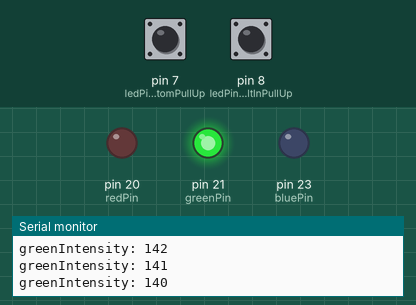
Recording of a sketch running on a simulated Arduino Mega 2560, built with avr-gcc and run on an emulated ATmega2560. Parts: output pins drawn as LEDs (lit = HIGH), the last lines printed to the serial monitor. Dashed ring = blinking. The test bench sets the inputs (shaded band); at power-on: pin 8 (ledPinBuiltInPullUp) HIGH, pin 7 (ledPinCustomPullUp) HIGH.

Above: at 1.2 s.
1.3 s: pin 8 (ledPinBuiltInPullUp) pulled LOW for 0.15 s
At 2.0 s:
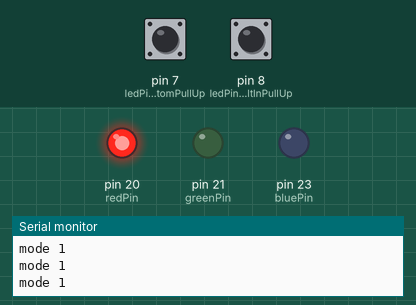
4.4 s: pin 7 (ledPinCustomPullUp) pulled LOW for 0.15 s
At 6.2 s:
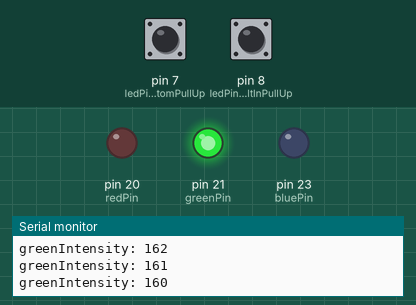
7.5 s: pin 8 (ledPinBuiltInPullUp) pulled LOW for 1 s
At 8.8 s:
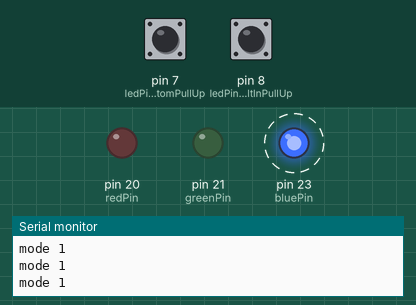
11.5 s: pin 7 (ledPinCustomPullUp) pulsed LOW 5 times (0.12 s each, 0.3 s apart)
At 12.7 s:
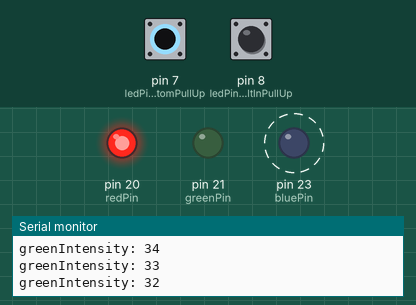
Timing chart, 0 to 21.5 s (numbered marks = the images above; inputs shaded):
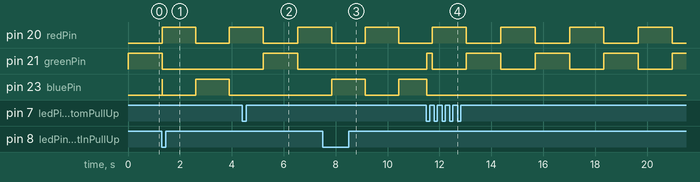

Measured:
- after the input at 1.3 s, pin 21 (greenPin): goes on until 1.3 s, then stays LOW; pin 23 (bluePin): LOW → HIGH at once, → LOW 0.01 s later, → HIGH 1.3 s later, → LOW 1.3 s later
- after the input at 4.4 s, pin 21 (greenPin): LOW → HIGH after 0.81 s, → LOW 1.3 s later; pin 23 (bluePin): stays LOW (without the input it goes to HIGH after 0.79 s)
- after the input at 7.5 s, pin 21 (greenPin): stays LOW (without the input it goes to HIGH after 0.35 s); pin 23 (bluePin): LOW → HIGH after 0.35 s, → LOW 1.3 s later, → HIGH 1.3 s later
- after the input at 11.5 s, pin 21 (greenPin): LOW → HIGH at once, then repeats every 2.6 s: LOW 1.3 s, HIGH 1.3 s
- by itself, pin 20 (redPin): alternates HIGH for 1.3 s and LOW for 1.3 s

The sketch:

Pushbuttons_To_Control_LED_Colors.ino
```cpp
int redPin = 20;
int greenPin = 21;
int bluePin = 23;

int ledPinCustomPullUp = 7;
int ledPinBuiltInPullUp = 8;

void setup()   {
  Serial.begin(38400);
  pinMode(ledPinCustomPullUp, INPUT);
  pinMode(ledPinBuiltInPullUp, INPUT_PULLUP);
  pinMode(redPin, OUTPUT);
  pinMode(greenPin, OUTPUT);
  pinMode(bluePin, OUTPUT);
}

int redIntensity = 0;
int mode = 0;

void loop()
{

  // set all 3 pins to the desired intensity
  analogWrite(redPin, redIntensity);
  if (mode == 0) {
    // in mode zero, fade from red to green
    analogWrite(greenPin, 255 - redIntensity);
    analogWrite(bluePin, 0);
    Serial.print("greenIntensity: ");
    Serial.println(255 - redIntensity);
  } else {
    // in mode one, fade from red to blue
    analogWrite(greenPin, 0);
    analogWrite(bluePin, 255 - redIntensity);
  }

  if (digitalRead(ledPinCustomPullUp) == LOW) {
    // use mode zero when the first button is pressed
    mode = 0;
    Serial.println("mode 0");
  }
  if (digitalRead(ledPinBuiltInPullUp) == LOW) {
    // use mode one when the first button is pressed
    mode = 1;
    Serial.println("mode 1");
  }

  // remain at this color, but not for very long
  delay(10);

  // increase the red
  redIntensity = redIntensity + 1;
  // since 255 is the maximum, set it back to 0
  // when it increments beyond 255
  if (redIntensity > 255) {
    redIntensity = 0;
  }
}
```
